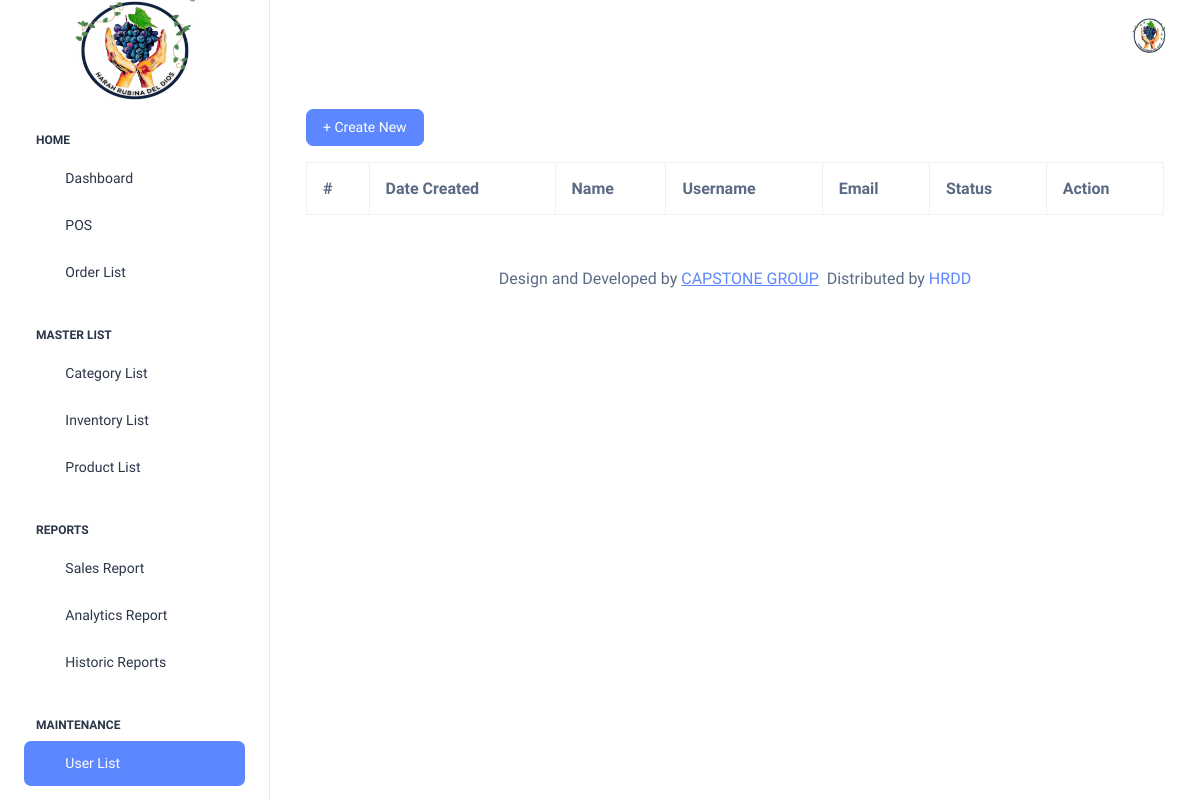
The page /index_admin.php?page=user_list (signed in) on the database as committed earlier.
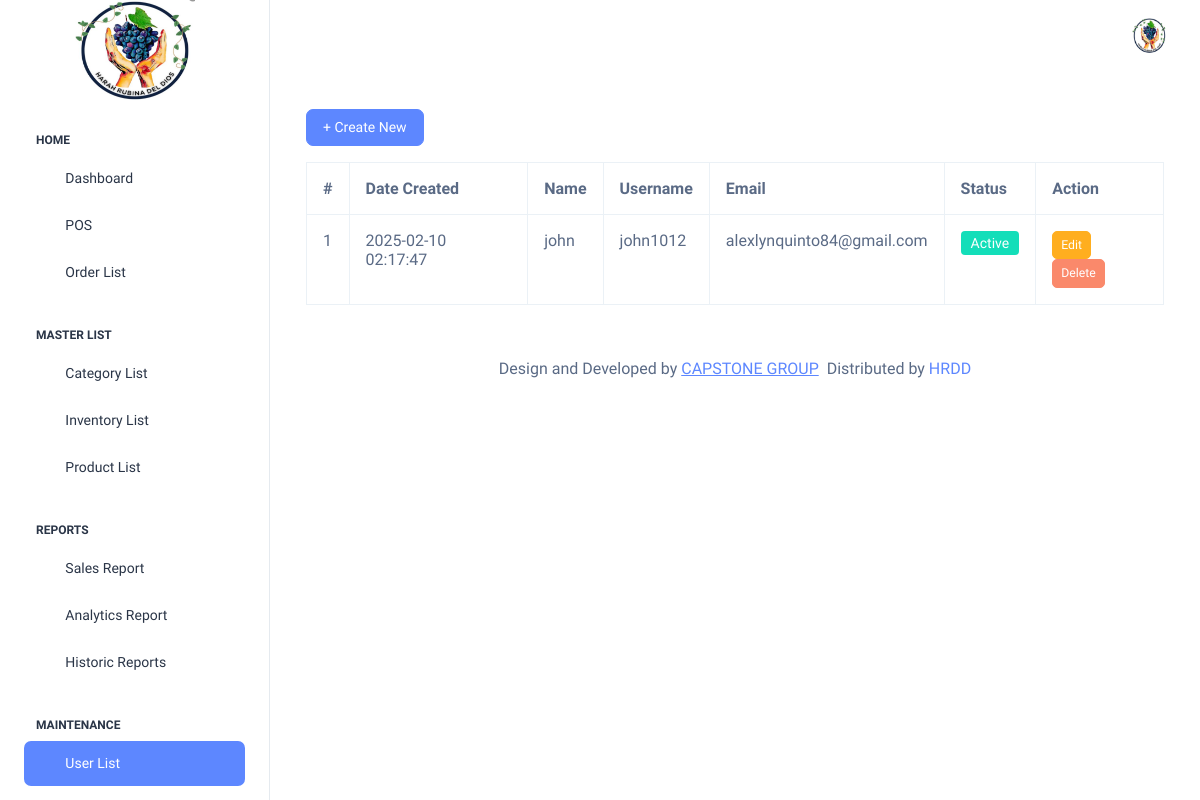
The same page on the database as committed later.
### tables this page shows
CREATE TABLE `userss` (
  `id` int(11) NOT NULL,
  `name` varchar(255) NOT NULL,
  `email` varchar(255) NOT NULL,
  `status` enum('Active','Inactive') NOT NULL DEFAULT 'Active',
  `date_created` timestamp NOT NULL DEFAULT current_timestamp(),
  `username` varchar(255) NOT NULL,
  `password` varchar(255) NOT NULL
);

### modules/user_list.php (the view, shortened to what this page needs)
<?php
include "includes/connection.php";
function getUsers($con) {
    $sql = "SELECT * FROM userss ORDER BY date_created DESC";
    $result = $con->query($sql);
    return $result;
}
?>
<div class="container mt-4">
    <button class="btn btn-primary mb-3" data-bs-toggle="modal" data-bs-target="#addModal">+ Create New</button>
    <table class="table table-bordered">
        <thead>
            <tr>
                <th>#</th>
                <th>Date Created</th>
                <th>Name</th>
                <th>Username</th>
                <th>Email</th>
                <th>Status</th>
                <th>Action</th>
            </tr>
        </thead>
        <tbody>
            <?php $users = getUsers($con); $i = 1; ?>
            <?php while ($row = $users->fetch_assoc()) : ?>
            <tr>
                <td><?= $i++; ?></td>
                <td><?= $row['date_created']; ?></td>
                <td><?= $row['name']; ?></td>
                <td><?= $row['username']; ?></td>
                <td><?= $row['email']; ?></td>
                <td><span class="badge bg-success">Active</span></td>
                <td>
                    <button class="btn btn-warning btn-sm" data-bs-toggle="modal" data-bs-target="#editModal<?= $row['id']; ?>">Edit</button>
                    <button class="btn btn-danger btn-sm" data-bs-toggle="modal" data-bs-target="#deleteModal<?= $row['id']; ?>">Delete</button>
                </td>
            </tr>
            <?php endwhile; ?>
        </tbody>
    </table>
</div>

### includes/header.php (shortened to what this page needs)
<head>
  <link rel="stylesheet" href="assets/css/styles.min.css" />
</head>

### index_admin.php (shortened to what this page needs)
<?php
include 'includes/header.php';
?>
<body>
  <div class="page-wrapper" id="main-wrapper" data-layout="vertical" data-navbarbg="skin6" data-sidebartype="full"
    data-sidebar-position="fixed" data-header-position="fixed">
    <aside class="left-sidebar">
      <div>
        <div class="brand-logo d-flex align-items-center justify-content-center">
          <a href="index_admin.php?page=dashboard" class="text-nowrap logo-img">
            <img src="images/logo.png" width="120" height="100" style="display: block; margin: 0 auto;" alt="Logo" />
          </a>
        </div>
<nav class="sidebar-nav scroll-sidebar" data-simplebar>
  <ul id="sidebarnav">
    <li class="nav-small-cap">
      <span class="hide-menu">Home</span>
    </li>
    <li class="sidebar-item">
      <a class="sidebar-link" href="index_admin.php?page=dashboard">
        <i class="ti ti-layout-dashboard"></i>
        <span class="hide-menu">Dashboard</span>
      </a>
    </li>
    <li class="sidebar-item">
      <a class="sidebar-link" href="index_admin.php?page=pos">
        <i class="ti ti-cash"></i>
        <span class="hide-menu">POS</span>
      </a>
    </li>
    <li class="sidebar-item">
      <a class="sidebar-link" href="index_admin.php?page=order_list">
        <i class="ti ti-list-check"></i>
        <span class="hide-menu">Order List</span>
      </a>
    </li>
    <li class="nav-small-cap">
      <span class="hide-menu">Master List</span>
    </li>
    <li class="sidebar-item">
      <a class="sidebar-link" href="index_admin.php?page=category_list">
        <i class="ti ti-tags"></i>
        <span class="hide-menu">Category List</span>
      </a>
    </li>
    <li class="sidebar-item">
      <a class="sidebar-link" href="index_admin.php?page=inventory_list">
        <i class="ti ti-package"></i>
        <span class="hide-menu">Inventory List</span>
      </a>
    </li>
    <li class="sidebar-item">
      <a class="sidebar-link" href="index_admin.php?page=product_list">
        <i class="ti ti-box"></i>
        <span class="hide-menu">Product List</span>
      </a>
    </li>
    <li class="nav-small-cap">
      <span class="hide-menu">Reports</span>
    </li>
    <li class="sidebar-item">
      <a class="sidebar-link" href="index_admin.php?page=sales_report">
        <i class="ti ti-chart-bar"></i>
        <span class="hide-menu">Sales Report</span>
      </a>
    </li>
    <li class="sidebar-item">
      <a class="sidebar-link" href="index_admin.php?page=analytics_report">
        <i class="ti ti-chart-pie"></i>
        <span class="hide-menu">Analytics Report</span>
      </a>
    </li>
    <li class="sidebar-item">
      <a class="sidebar-link" href="index_admin.php?page=historic_reports">
        <i class="ti ti-history"></i>
        <span class="hide-menu">Historic Reports</span>
      </a>
    </li>
    <li class="nav-small-cap">
      <span class="hide-menu">Maintenance</span>
    </li>
    <li class="sidebar-item">
      <a class="sidebar-link" href="index_admin.php?page=user_list">
        <i class="ti ti-users"></i>
        <span class="hide-menu">User List</span>
      </a>
    </li>
    <li class="sidebar-item">
      <a class="sidebar-link" href="index_admin.php?page=system_information">
      </a>
    </li>
  </ul>
</nav>
      </div>
    </aside>
    <div class="body-wrapper">
      <?php include 'includes/nav.php'; ?>
      <div class="container-fluid">
        <?php
          $allowed_pages = [
            'dashboard' => 'modules/dashboard.php',
            'pos' => 'modules/pos.php',
            'order_list' => 'modules/order_list.php',
            'category_list' => 'modules/category_list.php',
            'inventory_list' => 'modules/inventory_list.php',
            'product_list' => 'modules/product_list.php',
            'sales_report' => 'modules/sales_report.php',
            'analytics_report' => 'modules/analytics_report.php',
            'historic_reports' => 'modules/historic_reports.php',
            'user_list' => 'modules/user_list.php',
            'system_information' => 'modules/system_information.php',
          ];
          $page = $_GET['page'] ?? 'dashboard';
          if (array_key_exists($page, $allowed_pages)) {
            include $allowed_pages[$page];
          } else {
            echo "<h4>Page Not Found</h4>";
          }
        ?>
      </div>
      <?php include 'includes/footer.php'; ?>
    </div>
  </div>
</body>

### includes/nav.php (shortened to what this page needs)
<header class="app-header">
  <nav class="navbar navbar-expand-lg navbar-light">
    <div class="navbar-collapse justify-content-end px-0" id="navbarNav">
      <ul class="navbar-nav flex-row ms-auto align-items-center justify-content-end">
          <a class="nav-link nav-icon-hover" href="javascript:void(0)" id="drop2" data-bs-toggle="dropdown"
            aria-expanded="false">
            <img src="images/logo.png" alt="" width="35" height="35" class="rounded-circle">
          </a>
      </ul>
    </div>
  </nav>
</header>

### includes/footer.php
<div class="py-6 px-6 text-center">
          <p class="mb-0 fs-4">Design and Developed by <a href="" target="_blank" class="pe-1 text-primary text-decoration-underline">CAPSTONE GROUP</a> Distributed by <a href="">HRDD</a></p>
</div>

Rows that differ between the two databases and show on the page:
added userss: date_created "2025-02-10 02:17:47", name "john", username "john1012", email "alexlynquinto84@gmail.com"
